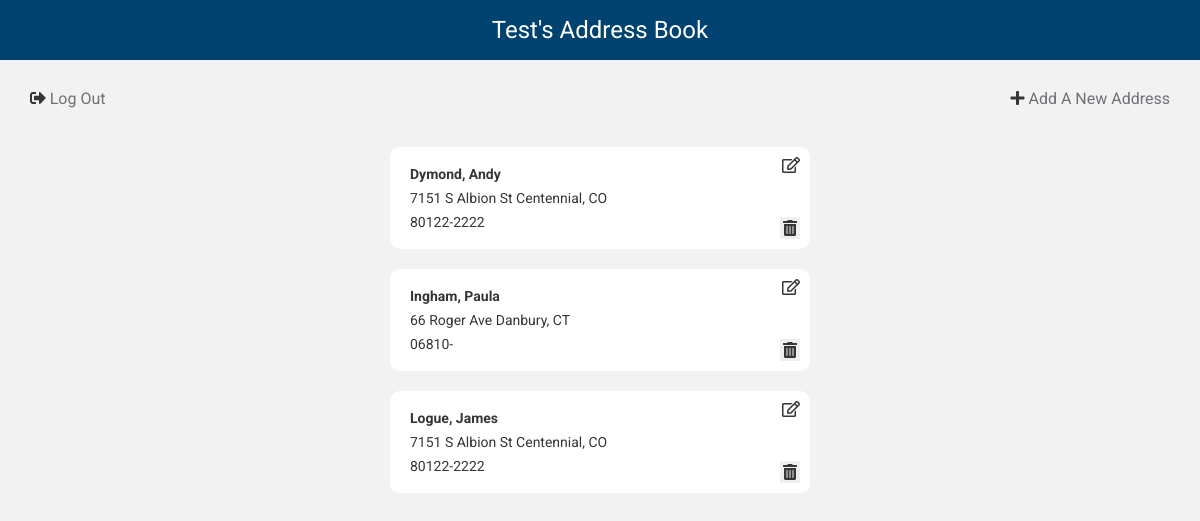
Screenshot of /address_book (signed in) with the database file from the repository.
### app/models.py (models this page shows, shortened)
class Address(db.Model):
    id = db.Column(db.Integer, primary_key=True)
    first_name = db.Column(db.String(64), index=True)
    last_name = db.Column(db.String(64))
    address = db.Column(db.String(128))
    zip_code = db.Column(db.String(64))
    city = db.Column(db.String(64))
    state = db.Column(db.String(64))
    user_id = db.Column(db.Integer, db.ForeignKey('user.id'))

### app/routes.py (the view)
@app.route('/address_book', methods=['GET'])
@login_required
def address_book():
    addresses = Address.query.filter_by(user_id=current_user.id).order_by(Address.last_name)
    return render_template('address_book.html', addresses=addresses, page_title=current_user.username+"'s Address Book")

### app/models.py (called while the page is built)
    @login.user_loader
    def load_user(id):
        return User.query.get(int(id))

### app/templates/address_book.html (shortened to what this page needs)
{% extends "base.html" %}
{% block content %}
<section>
  <div class="form-row">
    <a href="/logout" class="link-button"><i class="fas fa-sign-out-alt"></i> Log Out</a>
    <a href="/address_book/new" class="link-button"><i class="fas fa-plus"></i> Add A New Address</a>
  </div>
  <div>
    {% for address in addresses %}
      <div class="address-card" id="address-{{ address.id }}">
        <a href="/address_book/edit/{{ address.id }}" class="card-button edit-button"><i class="far fa-edit"></i></a>
        <p><b>{{ address.last_name }}, {{address.first_name}}</b></p>
        <p>{{address.address}} {{ address.city }}, {{ address.state }}</p>
        <p>{{ address.zip_code }}</p>
        <button type="button" class="card-button delete-button" data-id="{{ address.id }}" onclick="deleteAddress(event)"><i data-id="{{ address.id }}" class="fas fa-trash-alt delete-btn"></i></button>
      </div>
    {% endfor %}
  </div>
</section>
{% endblock %}

### app/templates/base.html (shortened to what this page needs)
<html>
    <head>
        <link href="https://use.fontawesome.com/releases/v5.0.8/css/all.css" rel="stylesheet">
        <link rel="stylesheet" type="text/css" href="{{ url_for('static', filename = 'css/reset.css') }}">
        <link rel="stylesheet" type="text/css" href="{{ url_for('static', filename = 'css/style.css') }}">
    </head>
    <body>
      <div class="site-header">
        {% if page_title %}
        <h2>{{ page_title }}</h2>
        {% endif %}
      </div>
      {% block content %}
      {% endblock %}
    </body>
</html>

### app/static/css/style.css (style rules this page uses)
body { background: #f2f2f2; min-height: 100vh; }
body * { font-family: 'Roboto', sans-serif; color: #353535; }
section { margin: 10px; }
h2 { font-size: 24px; color: #ffffff }
p { font-size: 14px; margin: 10px; }
a { color: #4581b7; }
b { font-weight: 700; }
.site-header { min-height: 60px; background:#004371; display: flex; justify-content: center; align-items: center; }
.address-card { background: #ffffff; border-radius: 10px; margin: 20px auto; max-width: 400px; padding: 10px; position: relative; }
.card-button { display: block; font-size: 16px; position: absolute; right: 10; color: #707077 }
.edit-button { top: 10; }
.delete-button { bottom: 10; padding: 3px; }
.form-row { align-items: center; display: flex; justify-content: space-between; margin: 10px; }
.link-button { color: #707077; display: block; margin: 20px 10px; }

### rows the page displays
Address: last_name "Dymond", first_name "Andy", address "7151 S Albion St", city "Centennial", state "CO", zip_code "80122-2222"
Address: last_name "Ingham", first_name "Paula", address "66 Roger Ave", city "Danbury", state "CT", zip_code "06810-"
Address: last_name "Logue", first_name "James", address "7151 S Albion St", city "Centennial", state "CO", zip_code "80122-2222"

### other values shown
{{ page_title }} "Test's Address Book"
